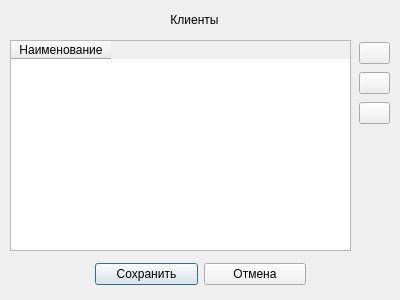
<?xml version="1.0" encoding="UTF-8"?>
<ui version="4.0">
 <class>guideForm</class>
 <widget class="QDialog" name="guideForm">
  <property name="windowModality">
   <enum>Qt::ApplicationModal</enum>
  </property>
  <property name="geometry">
   <rect>
    <x>0</x>
    <y>0</y>
    <width>400</width>
    <height>300</height>
   </rect>
  </property>
  <property name="windowTitle">
   <string>   </string>
  </property>
  <widget class="QLabel" name="label">
   <property name="geometry">
    <rect>
     <x>94</x>
     <y>10</y>
     <width>201</width>
     <height>20</height>
    </rect>
   </property>
   <property name="styleSheet">
    <string notr="true">font: 75 14pt &quot;MS Shell Dlg 2&quot;;</string>
   </property>
   <property name="text">
    <string>Клиенты</string>
   </property>
   <property name="alignment">
    <set>Qt::AlignCenter</set>
   </property>
  </widget>
  <widget class="QTableWidget" name="tableWidget">
   <property name="geometry">
    <rect>
     <x>10</x>
     <y>40</y>
     <width>341</width>
     <height>211</height>
    </rect>
   </property>
   <column>
    <property name="text">
     <string>Наименование</string>
    </property>
   </column>
  </widget>
  <widget class="QWidget" name="horizontalLayoutWidget">
   <property name="geometry">
    <rect>
     <x>95</x>
     <y>259</y>
     <width>211</width>
     <height>31</height>
    </rect>
   </property>
   <layout class="QHBoxLayout" name="horizontalLayout">
    <item>
     <widget class="QPushButton" name="saveButton">
      <property name="text">
       <string>Сохранить</string>
      </property>
      <property name="icon">
       <iconset>
        <normaloff>../../icons/save48.png</normaloff>../../icons/save48.png</iconset>
      </property>
     </widget>
    </item>
    <item>
     <widget class="QPushButton" name="pushButton_4">
      <property name="text">
       <string>Отмена</string>
      </property>
      <property name="icon">
       <iconset>
        <normaloff>../../icons/delete48.png</normaloff>../../icons/delete48.png</iconset>
      </property>
     </widget>
    </item>
   </layout>
  </widget>
  <widget class="QWidget" name="verticalLayoutWidget">
   <property name="geometry">
    <rect>
     <x>359</x>
     <y>40</y>
     <width>31</width>
     <height>86</height>
    </rect>
   </property>
   <layout class="QVBoxLayout" name="verticalLayout">
    <item>
     <widget class="QPushButton" name="addButton">
      <property name="toolTip">
       <string>Добавить запись</string>
      </property>
      <property name="text">
       <string/>
      </property>
      <property name="icon">
       <iconset>
        <normaloff>../../icons/add48.png</normaloff>../../icons/add48.png</iconset>
      </property>
     </widget>
    </item>
    <item>
     <widget class="QPushButton" name="editButton">
      <property name="toolTip">
       <string>Изменить запись</string>
      </property>
      <property name="text">
       <string/>
      </property>
      <property name="icon">
       <iconset>
        <normaloff>../../icons/edit48.png</normaloff>../../icons/edit48.png</iconset>
      </property>
     </widget>
    </item>
    <item>
     <widget class="QPushButton" name="delButton">
      <property name="toolTip">
       <string>Удалить запись</string>
      </property>
      <property name="text">
       <string/>
      </property>
      <property name="icon">
       <iconset>
        <normaloff>../../icons/delete48.png</normaloff>../../icons/delete48.png</iconset>
      </property>
     </widget>
    </item>
   </layout>
  </widget>
 </widget>
 <resources/>
 <connections/>
</ui>
